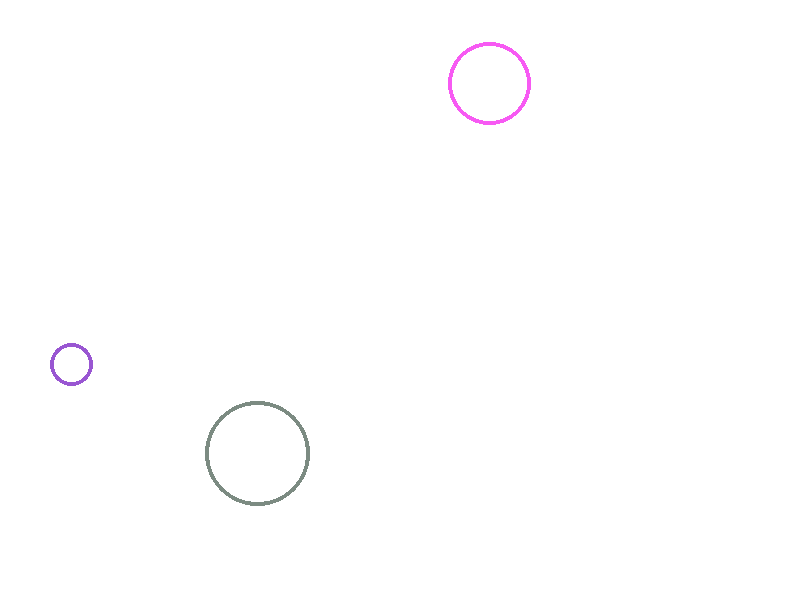
#> input picture evaluation/variant_01.png, 800 x 600 px
$ python -i canvas.py   (imports and definitions only)
#> lines starting #> are read from the running program, lines starting #| are printed output that depends on the picture; after the words box and inside, x2 and y2 are one past the last pixel; in counts of white or black regions, pixels touching at a corner belong together
#> further down, picture is the input picture: PIL image 800x600 RGB; mean R, G, B 254.5, 254.2, 254.6
"""Canvas-level helpers: where ink already is, where an object fits, and safe rendering."""

from __future__ import annotations

import random
import statistics
from dataclasses import dataclass, field

from PIL import Image, ImageChops, ImageDraw

from .strokes import Point, Stroke, bbox, resample

BACKGROUND = (255, 255, 255)
# A pixel counts as existing ink if any channel differs from the background by more than this.
INK_THRESHOLD = 12
SUPERSAMPLE = 2  # draw AI strokes at 2x and downsample for anti-aliasing

# How the AI's strokes look. One distinct color makes it easy to see who drew what.
AI_COLOR = "#1971c2"
AI_DEFAULT_SIZE = 4.0

Polyline = list[Point]


def ink_mask(image: Image.Image) -> Image.Image:
    """'L' mask: 255 where the canvas already has ink, 0 where it is background."""
    diff = ImageChops.difference(image.convert("RGB"), Image.new("RGB", image.size, BACKGROUND))
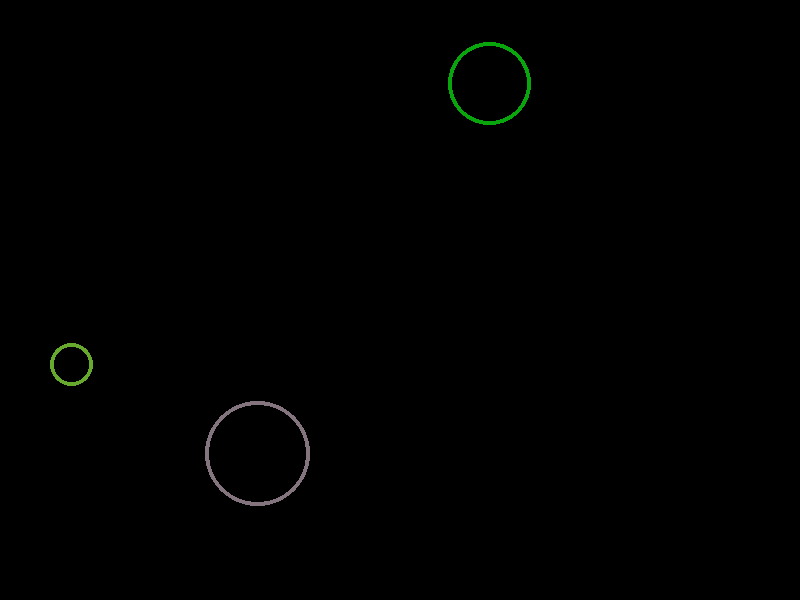
#> diff: PIL image 800x600 RGB; mean R, G, B 0.5, 0.8, 0.4
    r, g, b = diff.split()
    strongest = ImageChops.lighter(ImageChops.lighter(r, g), b)
    return strongest.point(lambda v: 255 if v > INK_THRESHOLD else 0)
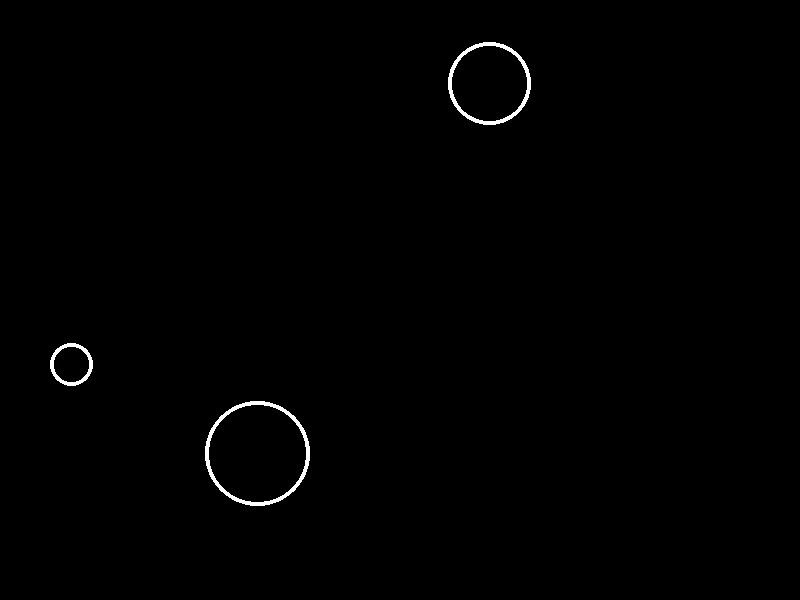
#> returned value: PIL image 800x600 L; 0.56% white; 3 white regions, box (x1, y1, x2, y2) and area: (205, 401, 310, 506) 1236, (448, 42, 531, 125) 972, (50, 343, 93, 386) 468


@dataclass
class DrawingContext:
    """Everything a model needs to know about the canvas this turn."""

    width: int
    height: int
    # The human's strokes from this turn (vectors).
    strokes: list[Stroke]
    # Quick Draw category the AI should draw, e.g. "cat".
    subject: str
    # Coarse grid of ALL ink on the canvas (any turn, human or AI).
    occupancy: list[list[bool]]
    cell: int
    # Bounding box of all ink on the canvas, or None if it is blank.
    ink_box: tuple[float, float, float, float] | None
    temperature: float = 0.25
    rng: random.Random = field(default_factory=random.Random)
    _table: list[list[int]] | None = field(default=None, repr=False)

    # [10 lines left out: function build, not called in this run]

    # --- queries -----------------------------------------------------------------

    def in_bounds(self, p: Point, margin: float = 0.0) -> bool:
        return margin <= p[0] <= self.width - margin and margin <= p[1] <= self.height - margin

    # [32 lines left out: functions occupied, overlap, ink_in_box, not called in this run]

    def user_box(self) -> tuple[float, float, float, float] | None:
        pts = [p for s in self.strokes for p in s.points]
        return bbox(pts) if pts else None

    # [118 lines left out: functions target_size, ai_style, find_spot, fit_into, place_object, render and 1 more, not called in this run]

>>> from PIL import Image
>>> picture = Image.open('../../evaluation/variant_01.png')
>>> result = ink_mask(picture)

$ run again, on evaluation/variant_02.png
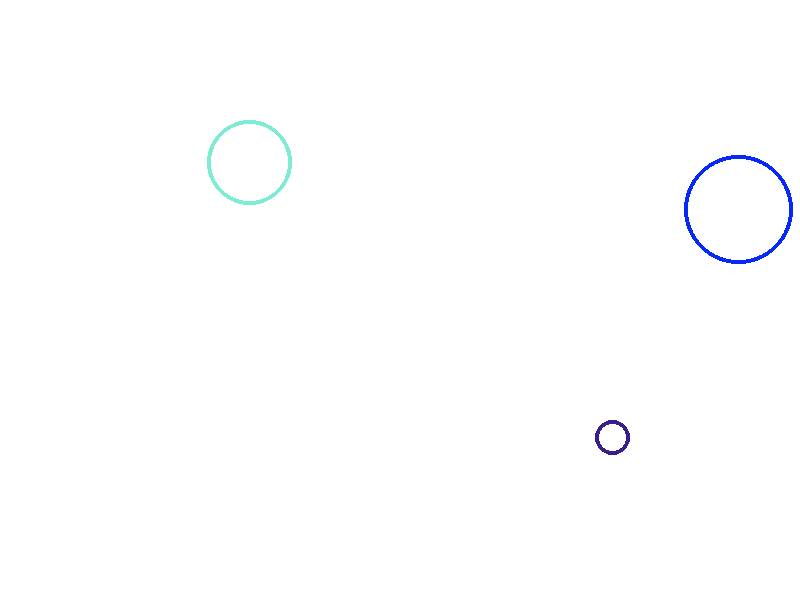
#> input picture evaluation/variant_02.png, 800 x 600 px
#> picture is the input picture: PIL image 800x600 RGB; mean R, G, B 253.9, 254.2, 254.8
#> in ink_mask, `diff = ImageChops.difference(image.convert("RGB"), Image.new("RGB", im..`:
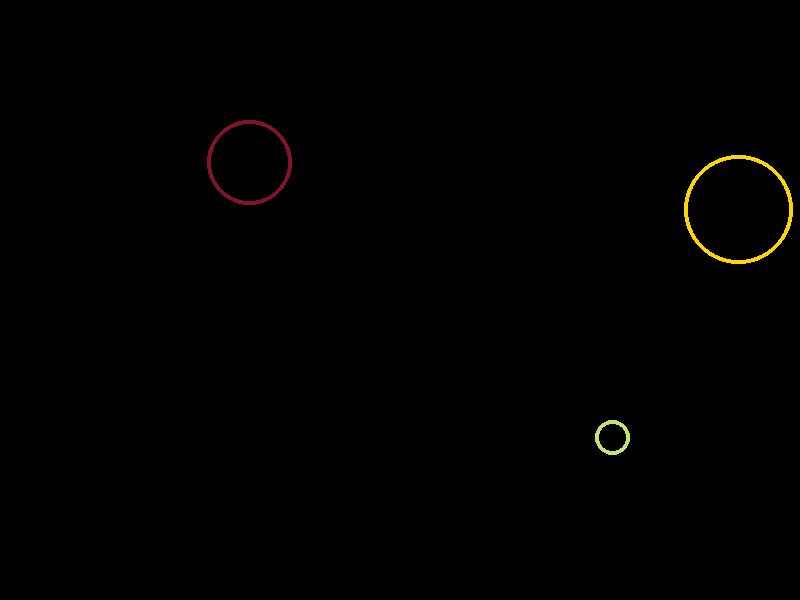
#> diff: PIL image 800x600 RGB; mean R, G, B 1.1, 0.8, 0.2
#> in ink_mask, `return strongest.point(lambda v: 255 if v > INK_THRESHOLD else 0)`:
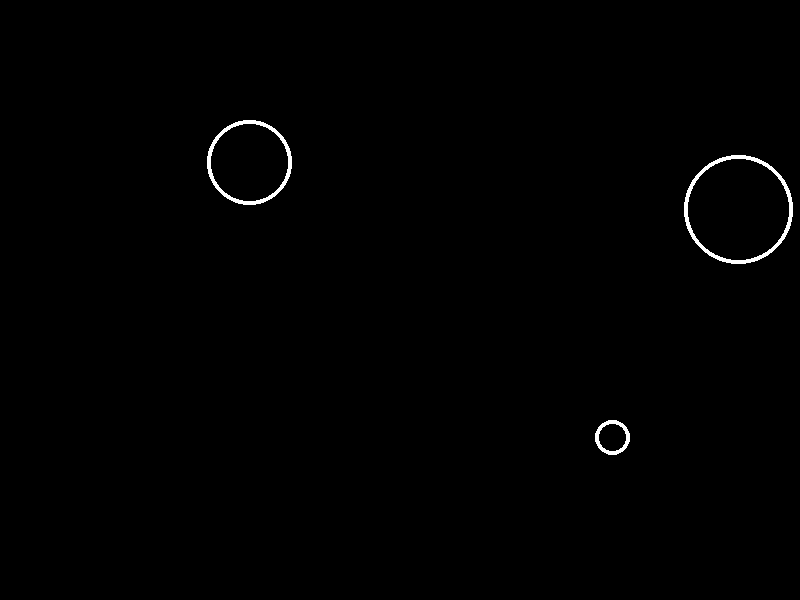
#> returned value: PIL image 800x600 L; 0.55% white; 3 white regions, box (x1, y1, x2, y2) and area: (684, 155, 793, 264) 1284, (207, 120, 292, 205) 984, (595, 420, 630, 455) 380

$ run again, on evaluation/variant_03.png
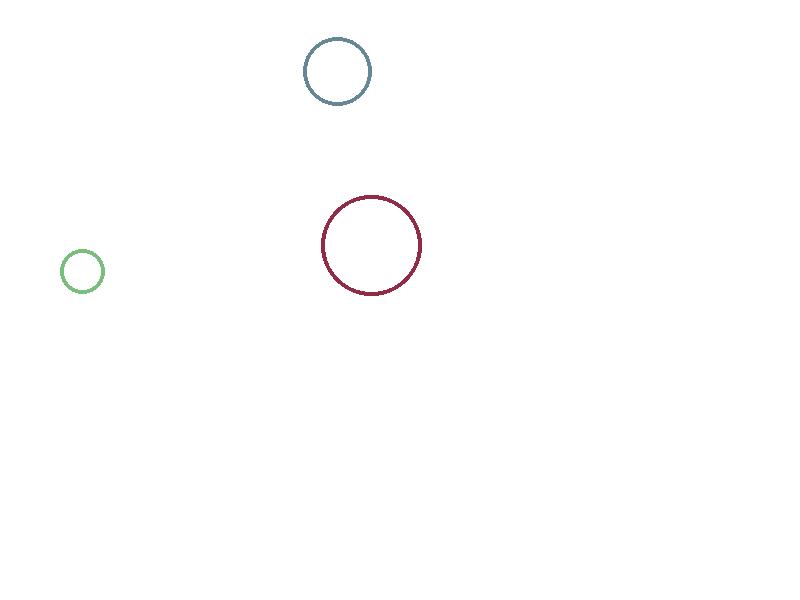
#> input picture evaluation/variant_03.png, 800 x 600 px
#> picture is the input picture: PIL image 800x600 RGB; mean R, G, B 254.3, 254.2, 254.2
#> in ink_mask, `diff = ImageChops.difference(image.convert("RGB"), Image.new("RGB", im..`:
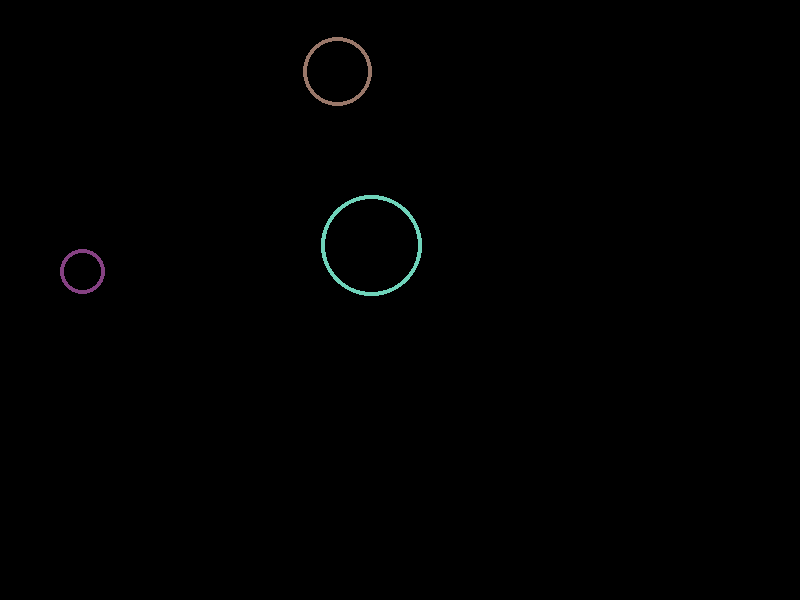
#> diff: PIL image 800x600 RGB; mean R, G, B 0.7, 0.8, 0.8
#> in ink_mask, `return strongest.point(lambda v: 255 if v > INK_THRESHOLD else 0)`:
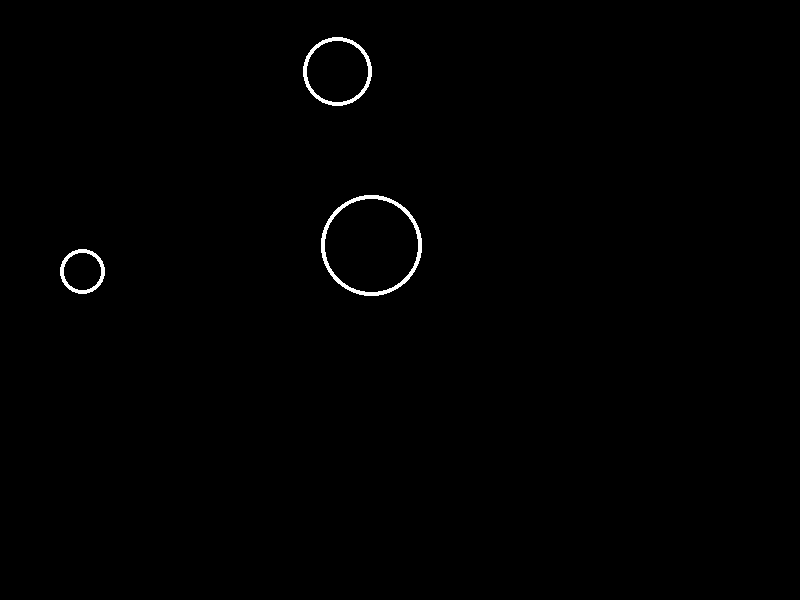
#> returned value: PIL image 800x600 L; 0.52% white; 3 white regions, box (x1, y1, x2, y2) and area: (321, 195, 422, 296) 1204, (303, 37, 372, 106) 780, (60, 249, 105, 294) 496

$ run again, on evaluation/variant_04.png
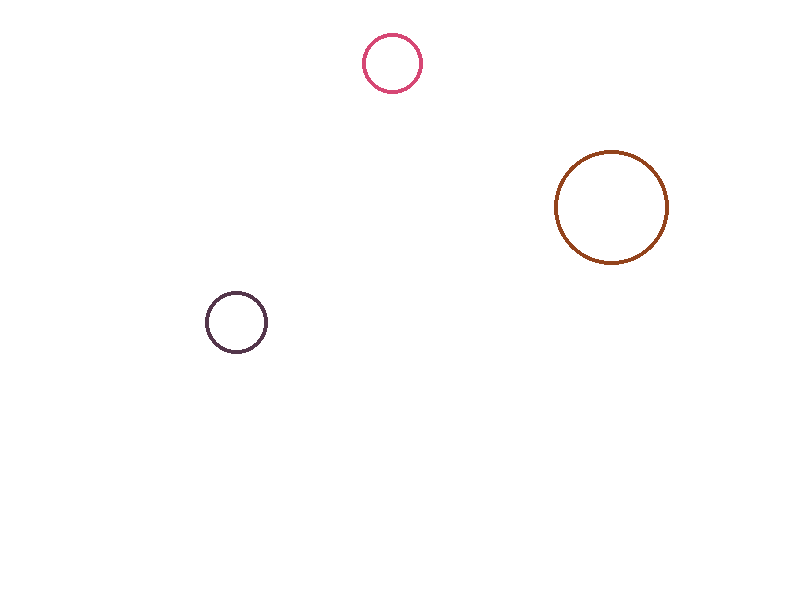
#> input picture evaluation/variant_04.png, 800 x 600 px
#> picture is the input picture: PIL image 800x600 RGB; mean R, G, B 254.4, 253.9, 253.9
#> in ink_mask, `diff = ImageChops.difference(image.convert("RGB"), Image.new("RGB", im..`:
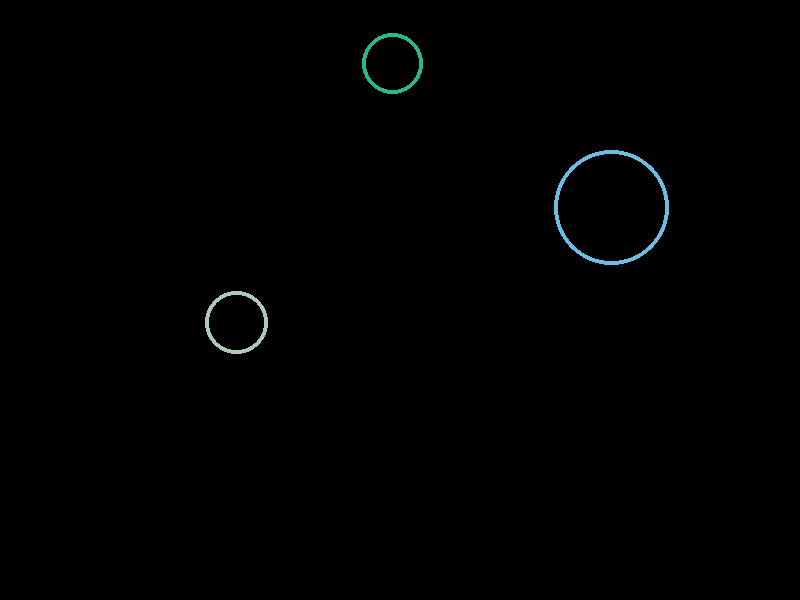
#> diff: PIL image 800x600 RGB; mean R, G, B 0.6, 1.1, 1.1
#> in ink_mask, `return strongest.point(lambda v: 255 if v > INK_THRESHOLD else 0)`:
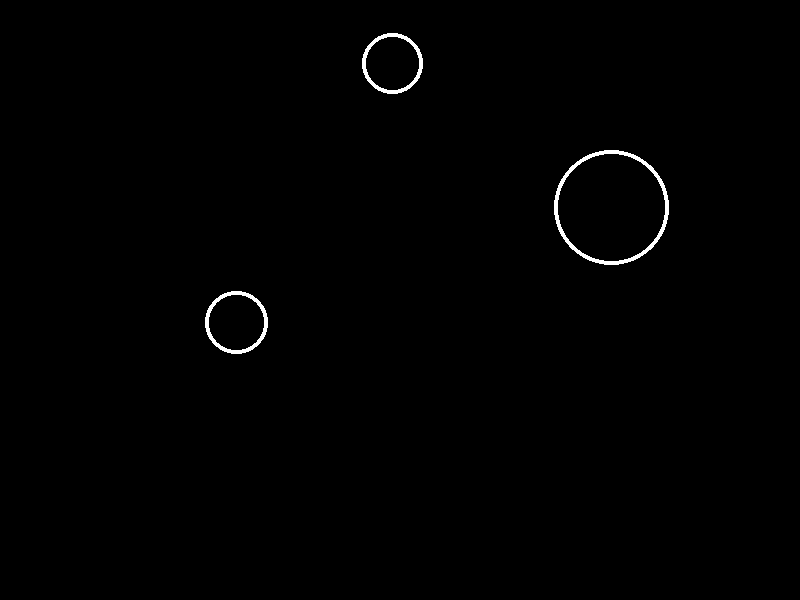
#> returned value: PIL image 800x600 L; 0.58% white; 3 white regions, box (x1, y1, x2, y2) and area: (554, 150, 669, 265) 1356, (205, 291, 268, 354) 724, (362, 33, 423, 94) 692
